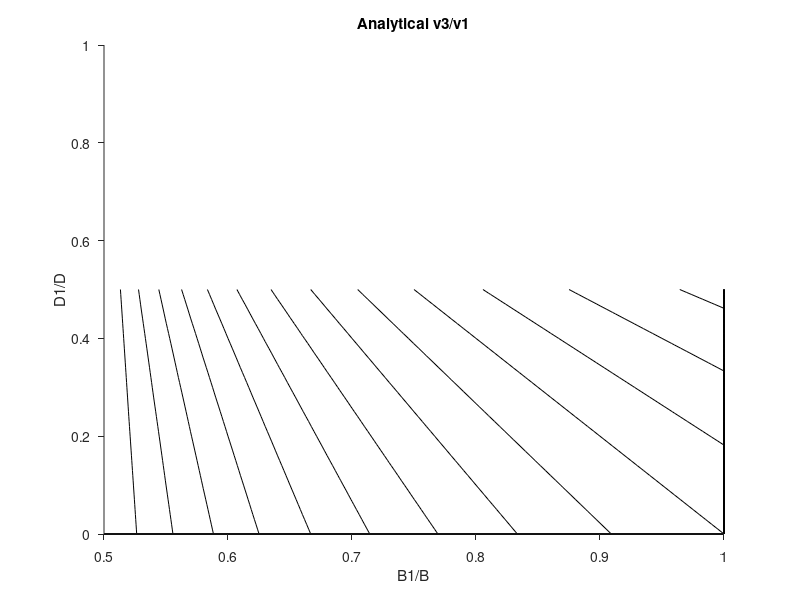

Reproduce this figure in MATLAB. (Note: this script raises an error after producing the figure.)
%% Analytical solution (Fig.1d)

[B,D] = meshgrid(0.5:0.01:1,0:0.01:1);
Btemp = B;
Dtemp = D;
D(Dtemp>(Btemp+0.005)) = NaN;
B(Dtemp>(Btemp+0.005)) = NaN;
clear Btemp Dtemp

v3 = (1-D)./(2.*B-D);
v2r = (1-B)./(B-D);
v2f = 1-2.*v3+v2r;
v2_xch = min(v2r,v2f);
 
figure(1)
clf
hold on
contourf(B,D,v3,0:0.05:1)
title("Analytical v3/v1")
xlabel("B1/B")
ylabel("D1/D")
zlabel("v3/v1")
set(gca,'ColorScale','linear')
set(gca,'TickDir','out')
clim([0,1])
colorbar

figure(2)
clf
hold on
title("Analytical v2r")

contourf(B,D,v2r,[0:0.1:1,2:1:5])
xlabel("B1/B")
ylabel("D1/D")
zlabel("v3/v1")
set(gca,'ColorScale','log')
set(gca,'TickDir','out')
clim([1E-4,10])
colorbar('Ticks', [0:0.1:1,2:1:5],'TickLabels', ...
    {'<0.1','0.1','0.2','0.3','0.4','0.5','0.6','0.7','0.8','0.9', ...
    '1','2','3','4','5','6','7','8','9','>=10'});

%% ANN Solution (Fig.1g, SuppFig.1c-d)
% To change between flux sampling configurations, 'labeldir' in the the
% function 'performNN' must be changed. logUniXch is the final one used in
% Fig. 1g

kernel = load("KernelNet_Simple.txt");

[B_ANN,D_ANN] = meshgrid(0.5:0.01:1,0:0.01:1);
Btemp = B_ANN;
Dtemp = D_ANN;
D_ANN(Dtemp>Btemp) = NaN;
B_ANN(Dtemp>Btemp) = NaN;
clear Btemp Dtemp

v3_ANN = zeros(size(B_ANN));
v2x_ANN = zeros(size(B_ANN));
v2r_ANN = zeros(size(B_ANN));
v2n_ANN = zeros(size(B_ANN));
for i = 1:size(v3_ANN,1)
    for j = 1:size(v3_ANN,2)
        freeFluxes = performNN(getLabels(B_ANN(i,j),D_ANN(i,j)));
        fullFluxes = (kernel*freeFluxes(1:2,:));

        v3_ANN(i,j) = fullFluxes(3)./fullFluxes(1);
        v2x_ANN(i,j) = freeFluxes(3)./fullFluxes(1);
        v2n_ANN(i,j) = 1-2*v3_ANN(i,j);
        if v2n_ANN(i,j)>0
            v2r_ANN(i,j) = v2x_ANN(i,j);
        else
            v2r_ANN(i,j) = v2x_ANN(i,j)-v2n_ANN(i,j);
        end

    end
end

figure(3)
clf
contourf(B_ANN,D_ANN,v3_ANN,0:0.05:1)
title("ANN v3/v1")
xlabel("B1/B")
ylabel("D1/D")
zlabel("v3/v1")
set(gca,'ColorScale','linear')
set(gca,'TickDir','out')
clim([0,1])
colorbar

figure(4)
clf
hold on
title("ANN v2r")

contourf(B_ANN,D_ANN,v2r_ANN,[0:0.1:1,2:1:5])
xlabel("B1/B") 
ylabel("D1/D")
zlabel("v3/v1")
set(gca,'ColorScale','log')
set(gca,'TickDir','out')
clim([1E-4,10])
colorbar('Ticks', [0:0.1:1,2:1:5],'TickLabels', ...
    {'<0.1','0.1','0.2','0.3','0.4','0.5','0.6','0.7','0.8','0.9', ...
    '1','2','3','4','5','6','7','8','9','>=10'});

%% Functions
function fluxes = performNN(labels)
    %labeldir = linUniXch,logUniXch,logNormXch,DistanceWeighted,Uniform
    labeldir = "linUniXch";
    W_In_1 = load(labeldir+"/weights_Dense_1.txt");
    W_1_2 = load(labeldir+"/weights_Dense_2.txt");
    W_2_3 = load(labeldir+"/weights_Dense_3.txt");
    W_3_4 = load(labeldir+"/weights_Dense_4.txt");
    W_4_5 = load(labeldir+"/weights_Dense_5.txt");
    W_5_Out = load(labeldir+"/weights_output.txt");
    B_In_1 = load(labeldir+"/biases_Dense_1.txt");
    B_1_2 = load(labeldir+"/biases_Dense_2.txt");
    B_2_3 = load(labeldir+"/biases_Dense_3.txt");
    B_3_4 = load(labeldir+"/biases_Dense_4.txt");
    B_4_5 = load(labeldir+"/biases_Dense_5.txt");
    B_5_Out = load(labeldir+"/biases_output.txt");

    neurons1 = max(0,W_In_1*labels+B_In_1);
    neurons2 = max(0,W_1_2*neurons1+B_1_2);
    neurons3 = max(0,W_2_3*neurons2+B_2_3);
    neurons4 = max(0,W_3_4*neurons3+B_3_4);
    neurons5 = max(0,W_4_5*neurons4+B_4_5);
    allfluxes = W_5_Out*neurons5+B_5_Out;

    netfluxes = allfluxes(1:2,:);

    xchfluxes = allfluxes(3,:);
    xchfluxes(xchfluxes<0) = 0;

    fluxes = [netfluxes;xchfluxes];
end

function allLabels = getLabels(B1,D1)
    allLabels = zeros(20,1);
    allLabels(1) = 1-B1;
    allLabels(2) = B1;
    allLabels(5) = 1;
    allLabels(9) = 1-D1;
    allLabels(10) = D1;
    allLabels(13) = 1-2/3*B1;
    allLabels(14) = 2/3*B1;
    allLabels(17) = allLabels(9);
    allLabels(18) = allLabels(10);
end
